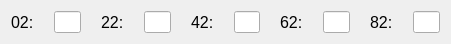
    <widget class="QWidget" name="layoutWidget_21">
     <property name="geometry">
      <rect>
       <x>10</x>
       <y>80</y>
       <width>451</width>
       <height>29</height>
      </rect>
     </property>
     <layout class="QHBoxLayout" name="MemoryRow02">
      <property name="spacing">
       <number>20</number>
      </property>
      <item>
       <layout class="QHBoxLayout" name="horizontalLayout_149">
        <item>
         <widget class="QLabel" name="label_221">
          <property name="font">
           <font>
            <pointsize>12</pointsize>
           </font>
          </property>
          <property name="text">
           <string>02:</string>
          </property>
         </widget>
        </item>
        <item>
         <widget class="QLineEdit" name="memLineEdit02">
          <property name="text">
           <string/>
          </property>
          <property name="maxLength">
           <number>4</number>
          </property>
         </widget>
        </item>
       </layout>
      </item>
      <item>
       <layout class="QHBoxLayout" name="horizontalLayout_150">
        <item>
         <widget class="QLabel" name="label_222">
          <property name="font">
           <font>
            <pointsize>12</pointsize>
           </font>
          </property>
          <property name="text">
           <string>22:</string>
          </property>
         </widget>
        </item>
        <item>
         <widget class="QLineEdit" name="memLineEdit22">
          <property name="maxLength">
           <number>4</number>
          </property>
         </widget>
        </item>
       </layout>
      </item>
      <item>
       <layout class="QHBoxLayout" name="horizontalLayout_151">
        <item>
         <widget class="QLabel" name="label_223">
          <property name="font">
           <font>
            <pointsize>12</pointsize>
           </font>
          </property>
          <property name="text">
           <string>42:</string>
          </property>
         </widget>
        </item>
        <item>
         <widget class="QLineEdit" name="memLineEdit42">
          <property name="maxLength">
           <number>4</number>
          </property>
         </widget>
        </item>
       </layout>
      </item>
      <item>
       <layout class="QHBoxLayout" name="horizontalLayout_152">
        <item>
         <widget class="QLabel" name="label_224">
          <property name="font">
           <font>
            <pointsize>12</pointsize>
           </font>
          </property>
          <property name="text">
           <string>62:</string>
          </property>
         </widget>
        </item>
        <item>
         <widget class="QLineEdit" name="memLineEdit62">
          <property name="maxLength">
           <number>4</number>
          </property>
         </widget>
        </item>
       </layout>
      </item>
      <item>
       <layout class="QHBoxLayout" name="horizontalLayout_153">
        <item>
         <widget class="QLabel" name="label_225">
          <property name="font">
           <font>
            <pointsize>12</pointsize>
           </font>
          </property>
          <property name="text">
           <string>82:</string>
          </property>
         </widget>
        </item>
        <item>
         <widget class="QLineEdit" name="memLineEdit82">
          <property name="maxLength">
           <number>4</number>
          </property>
         </widget>
        </item>
       </layout>
      </item>
     </layout>
    </widget>
